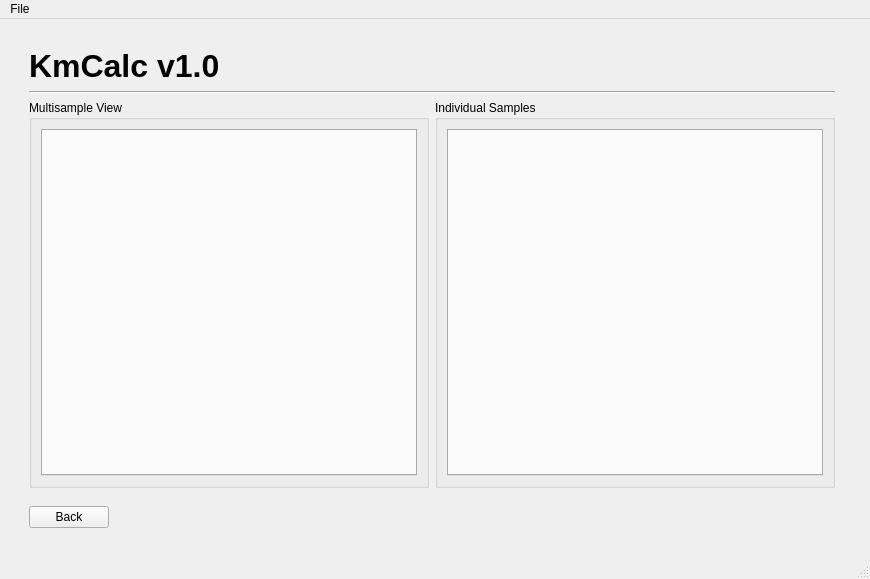
<?xml version="1.0" encoding="UTF-8"?>
<ui version="4.0">
 <class>MainWindow</class>
 <widget class="QMainWindow" name="MainWindow">
  <property name="geometry">
   <rect>
    <x>0</x>
    <y>0</y>
    <width>870</width>
    <height>579</height>
   </rect>
  </property>
  <property name="windowTitle">
   <string>Results Window</string>
  </property>
  <widget class="QWidget" name="centralwidget">
   <layout class="QGridLayout" name="gridLayout">
    <item row="1" column="1">
     <widget class="QLabel" name="label">
      <property name="sizePolicy">
       <sizepolicy hsizetype="Preferred" vsizetype="Fixed">
        <horstretch>0</horstretch>
        <verstretch>0</verstretch>
       </sizepolicy>
      </property>
      <property name="text">
       <string>&lt;html&gt;&lt;head/&gt;&lt;body&gt;&lt;p&gt;&lt;span style=&quot; font-size:24pt; font-weight:600;&quot;&gt;KmCalc v1.0&lt;/span&gt;&lt;/p&gt;&lt;/body&gt;&lt;/html&gt;</string>
      </property>
     </widget>
    </item>
    <item row="8" column="1" colspan="2">
     <spacer name="verticalSpacer">
      <property name="orientation">
       <enum>Qt::Vertical</enum>
      </property>
      <property name="sizeType">
       <enum>QSizePolicy::Fixed</enum>
      </property>
      <property name="sizeHint" stdset="0">
       <size>
        <width>20</width>
        <height>20</height>
       </size>
      </property>
     </spacer>
    </item>
    <item row="0" column="1" colspan="2">
     <spacer name="verticalSpacer_2">
      <property name="orientation">
       <enum>Qt::Vertical</enum>
      </property>
      <property name="sizeType">
       <enum>QSizePolicy::Fixed</enum>
      </property>
      <property name="sizeHint" stdset="0">
       <size>
        <width>20</width>
        <height>20</height>
       </size>
      </property>
     </spacer>
    </item>
    <item row="3" column="1">
     <layout class="QHBoxLayout" name="horizontalLayout">
      <item>
       <widget class="QGroupBox" name="all_box">
        <property name="sizePolicy">
         <sizepolicy hsizetype="Preferred" vsizetype="Expanding">
          <horstretch>0</horstretch>
          <verstretch>0</verstretch>
         </sizepolicy>
        </property>
        <property name="minimumSize">
         <size>
          <width>400</width>
          <height>0</height>
         </size>
        </property>
        <property name="title">
         <string>Multisample View</string>
        </property>
        <layout class="QGridLayout" name="gridLayout_2">
         <item row="0" column="0">
          <widget class="QTabWidget" name="widget">
           <property name="sizePolicy">
            <sizepolicy hsizetype="Expanding" vsizetype="Expanding">
             <horstretch>0</horstretch>
             <verstretch>0</verstretch>
            </sizepolicy>
           </property>
           <property name="currentIndex">
            <number>-1</number>
           </property>
           <property name="elideMode">
            <enum>Qt::ElideLeft</enum>
           </property>
          </widget>
         </item>
        </layout>
       </widget>
      </item>
      <item>
       <widget class="QGroupBox" name="individual_box">
        <property name="sizePolicy">
         <sizepolicy hsizetype="Expanding" vsizetype="Expanding">
          <horstretch>0</horstretch>
          <verstretch>0</verstretch>
         </sizepolicy>
        </property>
        <property name="minimumSize">
         <size>
          <width>400</width>
          <height>0</height>
         </size>
        </property>
        <property name="title">
         <string>Individual Samples</string>
        </property>
        <layout class="QGridLayout" name="gridLayout_4">
         <item row="0" column="0">
          <widget class="QTabWidget" name="tabWidget">
           <property name="sizePolicy">
            <sizepolicy hsizetype="Expanding" vsizetype="Expanding">
             <horstretch>0</horstretch>
             <verstretch>0</verstretch>
            </sizepolicy>
           </property>
           <property name="currentIndex">
            <number>-1</number>
           </property>
           <property name="elideMode">
            <enum>Qt::ElideLeft</enum>
           </property>
          </widget>
         </item>
        </layout>
       </widget>
      </item>
     </layout>
    </item>
    <item row="5" column="0" rowspan="3">
     <spacer name="horizontalSpacer_2">
      <property name="orientation">
       <enum>Qt::Horizontal</enum>
      </property>
      <property name="sizeType">
       <enum>QSizePolicy::Fixed</enum>
      </property>
      <property name="sizeHint" stdset="0">
       <size>
        <width>20</width>
        <height>20</height>
       </size>
      </property>
     </spacer>
    </item>
    <item row="2" column="1">
     <widget class="Line" name="line">
      <property name="orientation">
       <enum>Qt::Horizontal</enum>
      </property>
     </widget>
    </item>
    <item row="7" column="1" alignment="Qt::AlignLeft">
     <widget class="QPushButton" name="back_button">
      <property name="text">
       <string>Back</string>
      </property>
     </widget>
    </item>
    <item row="5" column="3" rowspan="3">
     <spacer name="horizontalSpacer">
      <property name="orientation">
       <enum>Qt::Horizontal</enum>
      </property>
      <property name="sizeType">
       <enum>QSizePolicy::Fixed</enum>
      </property>
      <property name="sizeHint" stdset="0">
       <size>
        <width>20</width>
        <height>20</height>
       </size>
      </property>
     </spacer>
    </item>
   </layout>
  </widget>
  <widget class="QMenuBar" name="menubar">
   <property name="geometry">
    <rect>
     <x>0</x>
     <y>0</y>
     <width>870</width>
     <height>22</height>
    </rect>
   </property>
   <widget class="QMenu" name="menuSave_All">
    <property name="title">
     <string>File</string>
    </property>
    <addaction name="save_all"/>
   </widget>
   <addaction name="menuSave_All"/>
  </widget>
  <widget class="QStatusBar" name="statusbar"/>
  <action name="save_all">
   <property name="text">
    <string>Save All Figures</string>
   </property>
  </action>
 </widget>
 <resources/>
 <connections/>
</ui>
